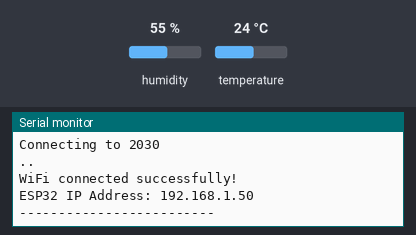
This sketch was run on a simulated ESP32. Parts: the last lines printed to the serial monitor. The inputs (shaded band) are chosen by the test bench; at power-on: humidity 55 %, temperature 24 °C. WiFi joins after 1.5 s; servers stay silent unless stated.

Above: at 3.2 s.
3.3 s: humidity set to 22 %
At 5.3 s:
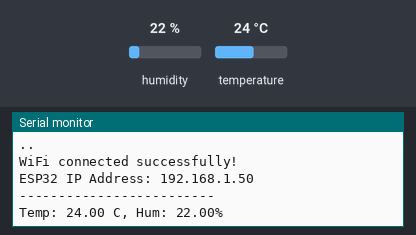
7.5 s: temperature set to 12 °C
At 8.9 s:
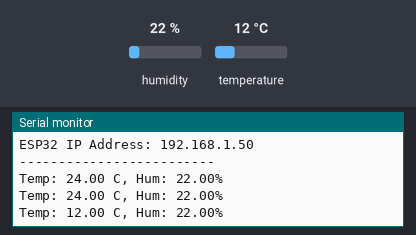
10.5 s: humidity set to 40 %
At 13.6 s:
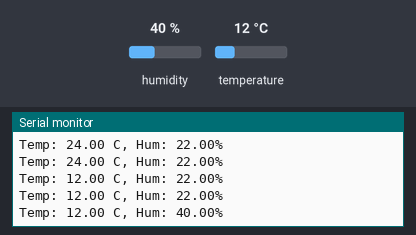

Measured:
- after the input at 3.3 s, the serial monitor: prints a new line after 0.73 s (image 1)
- after the input at 7.5 s, the serial monitor: prints a new line after 0.57 s (image 2)
- after the input at 10.5 s, the serial monitor: prints a new line after 1.6 s (image 3)

The sketch:

sketch.ino
```cpp
#include "DHT.h"
#include <WiFi.h>

// معلومات شبكة الواي فاي
const char* ssid = "2030";     // غير هذه لاسم شبكتك
const char* password = "ENG12345***"; // غير هذه لكلمة مرور شبكتك

// تعريفات مستشعر DHT11
#define DPIN 4         // دبوس البيانات المتصل بالـ ESP32 (GPIO 4)
#define DTYPE DHT11     // نوع المستشعر
DHT dht(DPIN, DTYPE);

void setup() {
  Serial.begin(115200);
  dht.begin();

  // 1. الاتصال بشبكة الواي فاي
  Serial.print("Connecting to ");
  Serial.println(ssid);
  WiFi.begin(ssid, password);

  // الانتظار حتى يتم الاتصال
  while (WiFi.status() != WL_CONNECTED) {
    delay(1000);
    Serial.print(".");
  }

  // 2. طباعة حالة الاتصال وعنوان IP
  Serial.println("");
  Serial.println("WiFi connected successfully!");
  Serial.print("ESP32 IP Address: ");
  Serial.println(WiFi.localIP());
  Serial.println("-------------------------");
}

void loop() {
  // تأخير بين القراءات (2 ثانية)
  delay(2000);

  // قراءة البيانات
  float tc = dht.readTemperature(false);  // قراءة درجة الحرارة في C
  float hu = dht.readHumidity();          // قراءة الرطوبة

  // التحقق من صلاحية القراءات
  if (isnan(tc) || isnan(hu)) {
    Serial.println("Failed to read from DHT sensor!");
    return;
  }

  // طباعة القراءات
  Serial.print("Temp: ");
  Serial.print(tc);
  Serial.print(" C, Hum: ");
  Serial.print(hu);
  Serial.println("%");
}
```
